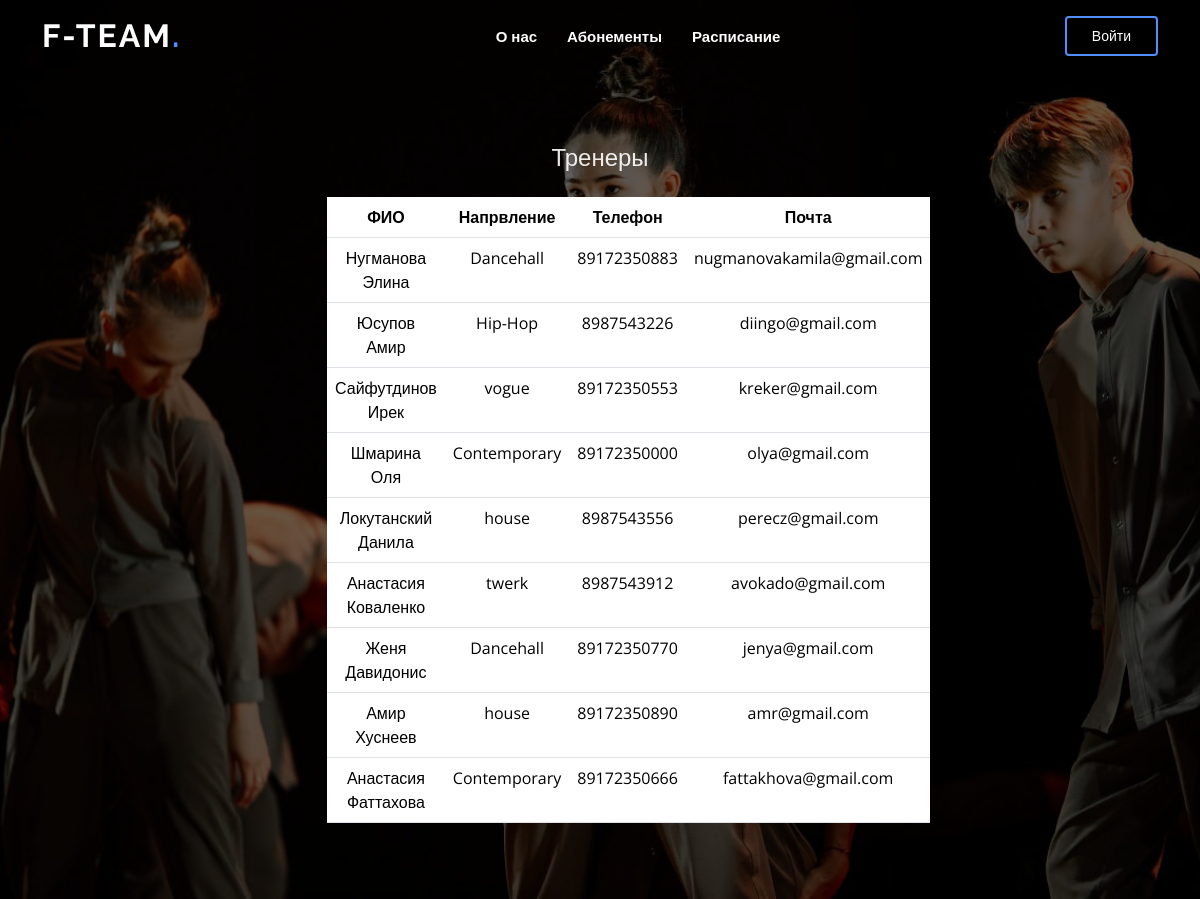
Page /trainer on the committed database.
### authapp/models.py (models this page shows, shortened)
class Trainer(models.Model):
    SPECIALIZATION_CHOICES = [
        ('dh', 'Dancehall'),
        ('hh', 'Hip-Hop'),
        ('cont', 'Contemporary'),
        ('tw', 'twerk'),
        ('vg', 'vogue'),
        ('hs', 'house'),
    ]
    fio = models.CharField('ФИО', max_length=100)
    specialization = models.CharField('Направление', max_length=100, choices=SPECIALIZATION_CHOICES)
    phonenumber = models.CharField('Номер телефона', max_length=12)
    email = models.EmailField('Почта')
    class Meta:
        verbose_name = 'Тренер'
        verbose_name_plural = 'Тренеры'

### authapp/views.py (the view)
# urls.py: path('trainer', views.trainer, name='trainer'),
def trainer(request):
    trainer = Trainer.objects.all()
    return render(request, 'authapp/trainer.html', {'trainers': trainer})

### authapp/templates/authapp/trainer.html (shortened to what this page needs)
{% extends 'authapp/base.html' %}
{% block head %}
<h2>Тренеры</h2>
<br>
<table class="table">
    <thead>
        <tr>
            <th>ФИО</th>
            <th>Напрвление</th>
            <th>Телефон</th>
            <th>Почта</th>
        </tr>
    </thead>
    <tbody>
        {% for trainer in trainers %}
        <tr>
            <td>{{ trainer.fio }}</td>
            <td>{{ trainer.get_specialization_display }}</td>
            <td>{{ trainer.phonenumber }}</td>
            <td>{{ trainer.email }}</td>
        </tr>
        {% endfor %}
    </tbody>
</table>
{% endblock %}

### authapp/static/authapp/assets/css/style.css (style rules this page uses)
body { font-family: "Open Sans", sans-serif; color: #444444; }
h1, h2, h3, h4, h5, h6 { font-family: "Raleway", sans-serif; }
#hero h2 { color: rgba(255, 255, 255, 0.9); margin: 10px 0 0 0; font-size: 24px; }

### rows in the picture
Trainer: fio "Нугманова Элина", specialization "Dancehall", phonenumber "89172350883", email "nugmanovakamila@gmail.com"
Trainer: fio "Юсупов Амир", specialization "Hip-Hop", phonenumber "8987543226", email "diingo@gmail.com"
Trainer: fio "Сайфутдинов Ирек", specialization "vogue", phonenumber "89172350553", email "kreker@gmail.com"
Trainer: fio "Шмарина Оля", specialization "Contemporary", phonenumber "89172350000", email "olya@gmail.com"
Trainer: fio "Локутанский Данила", specialization "house", phonenumber "8987543556", email "perecz@gmail.com"
Trainer: fio "Анастасия Коваленко", specialization "twerk", phonenumber "8987543912", email "avokado@gmail.com"
Trainer: fio "Женя Давидонис", specialization "Dancehall", phonenumber "89172350770", email "jenya@gmail.com"
Trainer: fio "Амир Хуснеев", specialization "house", phonenumber "89172350890", email "amr@gmail.com"
Trainer: fio "Анастасия Фаттахова", specialization "Contemporary", phonenumber "89172350666", email "fattakhova@gmail.com"
